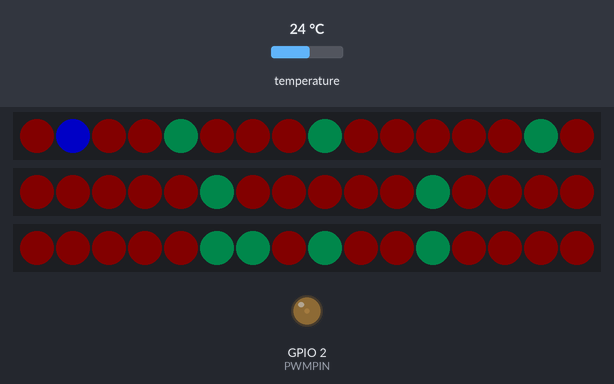
The sketch below on a simulated ESP32-C3. Parts: 3 × 16 RGB LEDs in strip order, left to right, output pins drawn as LEDs (lit = HIGH). Inputs (shaded band) come from the test bench; at power-on: temperature 24 °C. Dim RGB values are drawn brighter than linear; WiFi joins after 1.5 s; servers stay silent unless stated; random numbers use the default seed unless the sketch sets one.

Above: at 2.2 s.
2.3 s: temperature set to 30.6 °C
At 5.8 s:
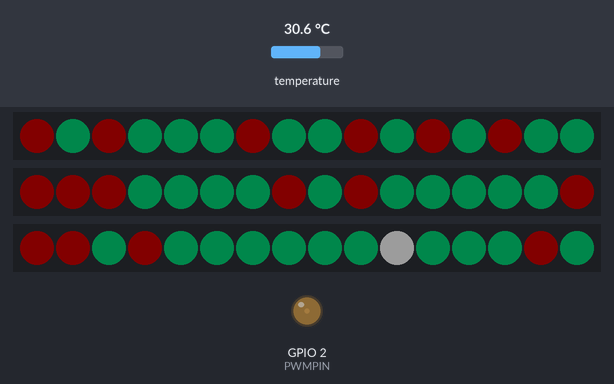
At 11.57 s:
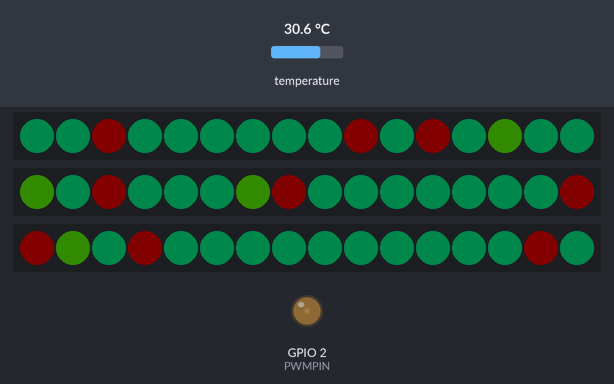
12.2 s: temperature set to 31.6 °C
18.1 s: temperature set to 33 °C
27.5 s: temperature set to 28 °C
At 31.81 s:
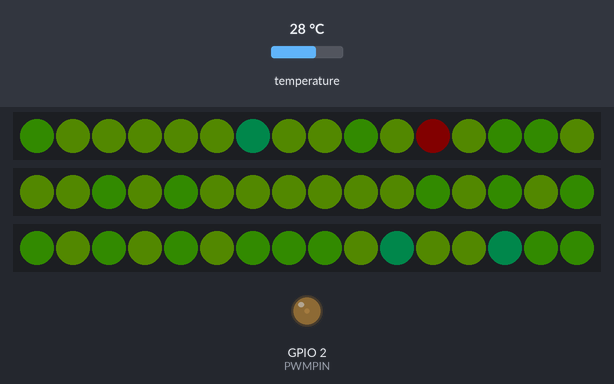
Timing chart, 0 to 33.3 s (numbered marks = the images above; inputs shaded):
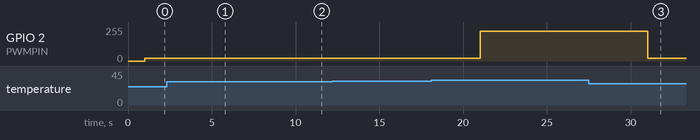

The sketch:

ESP32C3_HeaterFans.ino
```cpp
#include <WiFi.h>
#include <ESPmDNS.h>
#include <WiFiUdp.h>
#include <WiFiMulti.h>
#include <ESPping.h>
#include <OneWire.h>
#include <DS18B20.h>
#include <FastLED.h>

// Pin definitions for LilyGo T01-C3 (ESP01 alike)
// https://lilygo.cc/products/t-01c3
#define LEDPIN1        8      // LED Data/Clk pin
#define LEDPIN2       21      // LED Data/Clk pin --> GPIO U0TXD
#define LEDPIN3       20      // LED Data/Clk pin --> GPIO U0RXD
#define ONEWPIN        9      // OneWire pin
#define PWMPIN         2      // Fan PWM pin

// PWM Settings
#define PWMFREQ       25000   // PWM Frequency (22.5kHz ~ 25kHz should do)
#define RPMMIN        20      // Low RPM
#define RPMMAX       224      // High RPM

// LED lighting settings
#define LED_TYPE      WS2812
#define COLOR_ORDER   GRB
#define NUM_LEDS      16       // Light Wings 140mm = 20, Light Wings LX 120mm = 16
#define BRIGHTNESS    96
#define SPARKLES_NUM        50                    // Number of sparkles
#define SPARKLES_CHANGE     3                     // Randomness of sparkles
#define SPARKLES_CLR        200                   // Randomness of sparkles

// Temperature compensation (if needed)
#define TEMPCALIB     -1.0
#define TEMPTRESHHLD  30.0
OneWire oneWire(ONEWPIN);
DS18B20 sensor(&oneWire);

// Network/internet
#define WIFICONNTM    7500          // Auto-connect time-out
IPAddress pingIP(8, 8, 8, 8); // The remote ip to ping, Google DNS
WiFiMulti wifiMulti;
WiFiServer server(80);

// Initialize LED array
CRGB leds[NUM_LEDS * 3];
int sparkles[SPARKLES_NUM][2];

CRGB scale[] = {
  CRGB(0, 0, 255),
  CRGB(0, 120, 210),
  CRGB(0, 210, 120),
  CRGB(0, 255, 0),
  CRGB(93, 242, 0),
  CRGB(132, 228, 0),
  CRGB(157, 214, 0),
  CRGB(176, 200,0),
  CRGB(192, 185, 0),
  CRGB(206, 170, 0),
  CRGB(219, 153, 0),
  CRGB(230, 135, 0),
  CRGB(241, 113, 0),
  CRGB(248, 89, 0),
  CRGB(253, 60, 0),
  CRGB(255, 0, 0)
};

// Global for temperature measurement
float acttemp = -128.0;

// Globals for WiFi status
boolean hasWifi = false, hasInet = false;
float pingInet = 0.0;


//---------- Setup ----------------------------------------------------
void setup(void) {
  static int ctr = 0;

  pinMode(PWMPIN, OUTPUT);

  // Set DS18B20 resolution to 12-bits
  sensor.setResolution(12);

  WiFi.mode(WIFI_STA);
  // Add one or more access point SSID's and passwords here
  wifiMulti.addAP("yourssid", "somepassword");
  //wifiMulti.addAP("AnotherSSID", "somepassword");
  //wifiMulti.addAP("AnotherSSID", "somepassword");

  server.begin();

  sensor.begin();

  // Initialize the LED strip
  delay(1000); // safety startup delay for led strips
  FastLED.addLeds<LED_TYPE, LEDPIN1, COLOR_ORDER>(leds, 0, NUM_LEDS);
  FastLED.addLeds<LED_TYPE, LEDPIN2, COLOR_ORDER>(leds, NUM_LEDS, NUM_LEDS);
  FastLED.addLeds<LED_TYPE, LEDPIN3, COLOR_ORDER>(leds, 2 * NUM_LEDS, NUM_LEDS);
  FastLED.setCorrection(TypicalLEDStrip);

  FastLED.setBrightness(BRIGHTNESS);

  fill_solid(leds, NUM_LEDS * 3, CHSV(0, 255, 64));

  leds[1] = CRGB::Blue;
  for(int i = 0; i< SPARKLES_NUM; i++) {
    sparkles[i][0] = -1;      // Sparkle brightness, -1 means available for new position
    sparkles[i][1] = 0;       // Sparkle position
  }

  FastLED.show();

  // Initialize PWM for fan control, 8-bits resolutions
  ledcAttach(PWMPIN, PWMFREQ, 8);
  ledcWrite(PWMPIN, 0); // Turn of fan
}


//---------- Main loop -------------------------------------------------
void loop() {
  static unsigned long timeWifiUpdate, timeTempUpdate;
  unsigned long dlyLoop, dlyDelay, dlyFastLED;
  static int ledtemp = 0;

  // Check wifi connection every 5 seconds
  if(millis() - timeWifiUpdate >= 5000) {
    timeWifiUpdate = millis();
    // If the connection to the last or strongest hotspot is lost, it will connect to the next network on the list
    hasInet = false;
    if(wifiMulti.run(WIFICONNTM) == WL_CONNECTED) {
      hasWifi = true;
      hasInet = Ping.ping("www.google.com" /* pingIP */, 1);
      pingInet = Ping.averageTime();
    } else {
      hasWifi = false;
    }
  }

  // Check temperature sensor every 10 seconds
  if(millis() - timeTempUpdate >= 10000 || acttemp == -128.0) {
    timeTempUpdate = millis();
    sensor.requestTemperatures();
    //delay(2);
    acttemp = (sensor.getTempC() + TEMPCALIB);
    if(acttemp < 15.0) {
      acttemp = 15.0;
    }
    if(acttemp > 60.0) {
      acttemp = 60.0;
    }
    ledtemp = map((long) acttemp, 15, 60, 0, NUM_LEDS - 1);
    if(acttemp >= TEMPTRESHHLD) {
      ledcWrite(PWMPIN, RPMMAX);
    } else {
      ledcWrite(PWMPIN, RPMMIN);
    }
  }

  // Check internet client for HTTP request, only if internet connection is active
  if(hasInet) {
    WiFiClient client = server.available();   // listen for incoming clients
    if(client) {                             // if you get a client,
      String currentLine = "";                // make a String to hold incoming data from the client
      while(client.connected()) {            // loop while the client's connected
        if(client.available()) {             // if there's bytes to read from the client,
          char c = client.read();             // read a byte, then
          if(c == '\n') {                    // if the byte is a newline character

            // if the current line is blank, you got two newline characters in a row.
            // that's the end of the client HTTP request, so send a response:
            if(currentLine.length() == 0) {
              // HTTP headers always start with a response code (e.g. HTTP/1.1 200 OK)
              // and a content-type so the client knows what's coming, then a blank line:
              client.println("HTTP/1.1 200 OK");
              client.println("Content-type:text/html");
              client.println();

              // the content of the HTTP response follows the header:
              client.print("Current temp.: ");
              client.print(acttemp);
              client.print("<br>&nbsp;<br>");

              // The HTTP response ends with another blank line:
              client.println();
              // break out of the while loop:
              break;
            } else {    // if you got a newline, then clear currentLine:
              currentLine = "";
            }
          } else if(c != '\r') {  // if you got anything else but a carriage return character,
            currentLine += c;      // add it to the end of the currentLine
          }
        }
      }
      // close the connection:
      client.stop();
    }
  }

  if(millis() - dlyFastLED >= 20) {
    dlyFastLED = millis();
    run_sparkles(scale[ledtemp]);
    //run_heartbeat();    // Add some fancy heart beat for the first LED on the first fan
    FastLED.show();
  }

}


void run_heartbeat() {
  // Show a red heartbeat at the last LED
  static int heartbeat_cntr = 0;
  static int heartbeat_fade = 100;
  static long heartbeat_delay = 0;

  if(heartbeat_cntr++ >= 350) {
    heartbeat_cntr = 0;
  }

  // Make the LED fade to dark red
  if(heartbeat_cntr == 0 || heartbeat_cntr == 110) {
    if(hasInet) {
      leds[1] = CRGB::Red;
    } else {
      leds[1] = CRGB::White;
    }
    heartbeat_fade = 100;
  } else {
    heartbeat_fade--;
    if(heartbeat_fade < 4) {
      heartbeat_fade = 4;
    }
  }
  leds[1] = leds[1].fadeToBlackBy(1);
}


void run_sparkles(CRGB bkgdcolor) {
  // Add some white sparkles for that christmas feeling
  static int maxsparkles;

  maxsparkles = 15;

  for(int i = 0; i < maxsparkles; i++) {
    if(sparkles[i][0] < 0 && random(2000) < SPARKLES_CHANGE) {
      sparkles[i][0] = random(32, 128);    // Choose random brightness
      sparkles[i][1] = random(NUM_LEDS * 3);    // Choose position
    }
    if(sparkles[i][0] > 0) {
      leds[sparkles[i][1]] = CRGB(sparkles[i][0], sparkles[i][0], sparkles[i][0]); // CHSV(SPARKLES_CLR, 255, sparkles[i][0]);     // Add sparkle as white with brightness
      sparkles[i][0] -= 2;
      // Once fade out, set color back to background color
      if(sparkles[i][0] <= 2) {
        leds[sparkles[i][1]] = bkgdcolor; //CHSV(0, 255, 64); // set to red
        leds[sparkles[i][1]] = leds[sparkles[i][1]].fadeToBlackBy(224);
        sparkles[i][0] = -1;
      }
    }
  }
}
```

Measured:
- after the input at 27.5 s, GPIO 2 (PWMPIN): 223/255 → 20/255 after 3.5 s
